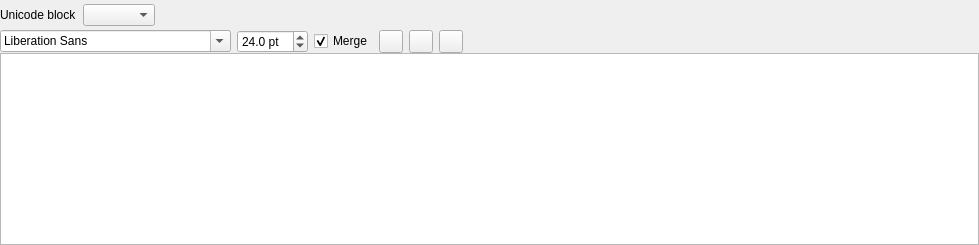
     <widget class="QWidget" name="tab2">
      <attribute name="title">
       <string>Unicode 12.1 blocks</string>
      </attribute>
      <layout class="QVBoxLayout" name="verticalLayout_4">
       <property name="spacing">
        <number>0</number>
       </property>
       <property name="margin">
        <number>0</number>
       </property>
       <item>
        <widget class="QFrame" name="frame_4">
         <property name="sizePolicy">
          <sizepolicy hsizetype="Expanding" vsizetype="Preferred">
           <horstretch>0</horstretch>
           <verstretch>0</verstretch>
          </sizepolicy>
         </property>
         <property name="frameShape">
          <enum>QFrame::NoFrame</enum>
         </property>
         <property name="frameShadow">
          <enum>QFrame::Plain</enum>
         </property>
         <layout class="QHBoxLayout" name="horizontalLayout_5">
          <property name="leftMargin">
           <number>0</number>
          </property>
          <property name="topMargin">
           <number>4</number>
          </property>
          <property name="rightMargin">
           <number>0</number>
          </property>
          <property name="bottomMargin">
           <number>4</number>
          </property>
          <item>
           <widget class="QLabel" name="label_8">
            <property name="sizePolicy">
             <sizepolicy hsizetype="Preferred" vsizetype="Fixed">
              <horstretch>0</horstretch>
              <verstretch>0</verstretch>
             </sizepolicy>
            </property>
            <property name="text">
             <string>Unicode block</string>
            </property>
            <property name="textFormat">
             <enum>Qt::PlainText</enum>
            </property>
            <property name="textInteractionFlags">
             <set>Qt::NoTextInteraction</set>
            </property>
           </widget>
          </item>
          <item>
           <widget class="QComboBox" name="comboBox">
            <property name="sizeAdjustPolicy">
             <enum>QComboBox::AdjustToContents</enum>
            </property>
           </widget>
          </item>
          <item>
           <spacer name="horizontalSpacer_2">
            <property name="orientation">
             <enum>Qt::Horizontal</enum>
            </property>
            <property name="sizeHint" stdset="0">
             <size>
              <width>824</width>
              <height>20</height>
             </size>
            </property>
           </spacer>
          </item>
         </layout>
        </widget>
       </item>
       <item>
        <widget class="QFrame" name="frame">
         <property name="sizePolicy">
          <sizepolicy hsizetype="Preferred" vsizetype="Preferred">
           <horstretch>0</horstretch>
           <verstretch>0</verstretch>
          </sizepolicy>
         </property>
         <property name="frameShape">
          <enum>QFrame::NoFrame</enum>
         </property>
         <property name="frameShadow">
          <enum>QFrame::Plain</enum>
         </property>
         <layout class="QVBoxLayout" name="verticalLayout_6">
          <property name="spacing">
           <number>0</number>
          </property>
          <property name="margin">
           <number>0</number>
          </property>
          <item>
           <layout class="QHBoxLayout" name="horizontalLayout_3">
            <property name="spacing">
             <number>6</number>
            </property>
            <item>
             <widget class="QFontComboBox" name="fontComboBox">
              <property name="sizeAdjustPolicy">
               <enum>QComboBox::AdjustToContents</enum>
              </property>
             </widget>
            </item>
            <item>
             <widget class="QDoubleSpinBox" name="doubleSpinBox">
              <property name="correctionMode">
               <enum>QAbstractSpinBox::CorrectToNearestValue</enum>
              </property>
              <property name="suffix">
               <string> pt</string>
              </property>
              <property name="decimals">
               <number>1</number>
              </property>
              <property name="minimum">
               <double>1.000000000000000</double>
              </property>
              <property name="maximum">
               <double>999.899999999999977</double>
              </property>
              <property name="singleStep">
               <double>0.500000000000000</double>
              </property>
              <property name="value">
               <double>24.000000000000000</double>
              </property>
             </widget>
            </item>
            <item>
             <widget class="QCheckBox" name="merge_checkBox">
              <property name="text">
               <string>Merge</string>
              </property>
              <property name="checked">
               <bool>true</bool>
              </property>
             </widget>
            </item>
            <item>
             <widget class="QToolButton" name="fg_toolButton">
              <property name="toolTip">
               <string>Foreground color</string>
              </property>
              <property name="text">
               <string/>
              </property>
             </widget>
            </item>
            <item>
             <widget class="QToolButton" name="bg_toolButton">
              <property name="toolTip">
               <string>Background color</string>
              </property>
              <property name="text">
               <string/>
              </property>
             </widget>
            </item>
            <item>
             <widget class="QToolButton" name="reset_toolButton">
              <property name="toolTip">
               <string>Reset colors</string>
              </property>
              <property name="text">
               <string/>
              </property>
              <property name="icon">
               <iconset>
                <normaloff>:/bitmaps/reload.svg</normaloff>:/bitmaps/reload.svg</iconset>
              </property>
             </widget>
            </item>
            <item>
             <spacer name="horizontalSpacer_5">
              <property name="orientation">
               <enum>Qt::Horizontal</enum>
              </property>
              <property name="sizeHint" stdset="0">
               <size>
                <width>40</width>
                <height>20</height>
               </size>
              </property>
             </spacer>
            </item>
           </layout>
          </item>
         </layout>
        </widget>
       </item>
       <item>
        <widget class="QTableView" name="tableView">
         <property name="editTriggers">
          <set>QAbstractItemView::NoEditTriggers</set>
         </property>
         <property name="selectionMode">
          <enum>QAbstractItemView::SingleSelection</enum>
         </property>
         <attribute name="horizontalHeaderVisible">
          <bool>false</bool>
         </attribute>
         <attribute name="verticalHeaderVisible">
          <bool>false</bool>
         </attribute>
        </widget>
       </item>
      </layout>
     </widget>
